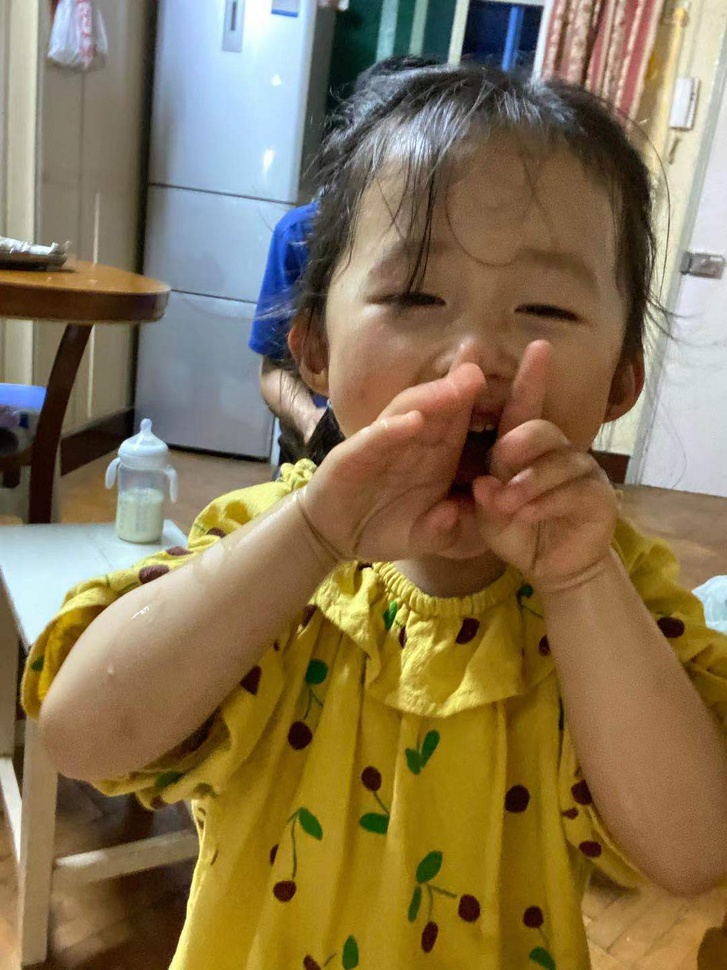
//> input picture resources/146_.jpg, 727 x 970 px, shrunk from 1080 x 1440 before the run
$ ./main   (built with g++ and OpenCV 4)
//> lines starting //> are read from the running program, lines starting //| are printed output that depends on the picture; after the words box and inside, x2 and y2 are one past the last pixel; in counts of white or black regions, pixels touching at a corner belong together
//
//  main.cpp
//  copyMakeBorder(添加边框)
//
//  Created by wangwenjian on 2022/1/13.
//

#include <iostream>
#include <opencv2/opencv.hpp>

using namespace cv;
Mat src, dst;
int top, bottom, left, right;;
int borderType;

const char* window_name = "copyMakeBorder Demo";
RNG rng(12345);

int main(int argc, const char * argv[]) {
    String imageName("146_.jpg");
    if (argc > 1) {
        imageName = argv[1];
    }
    src = imread(imageName, IMREAD_COLOR);
//> src is the input picture: 970 rows x 727 cols, CV_8UC3; mean B, G, R 83.3, 116.8, 135.1
    if (src.empty()) {
        return -1;
    }
    printf( "\n \t copyMakeBorder Demo: \n");
    printf( "\t -------------- \n");
    printf( " ** Press 'c' to set the border to a random constant value \n");
    printf( " ** Press 'r' to set the border to be replicated \n");
    printf( " ** Press 's' to set the border to be reflect \n");
    printf( " ** Press 'w' to set the border to be wrap \n");
//    printf( " ** Press 't' to set the border to be transparent \n");
    printf( " ** Press 'd' to set the border to be default \n");
    printf( " ** Press 'i' to set the border to be isolated \n");
    printf( " ** press 'ESC' to exit the program \n");
    namedWindow(window_name, WINDOW_AUTOSIZE);
    top = (int) (0.05 *src.rows);
//> top = 48
    bottom = (int) (0.05 * src.rows);
//> bottom = 48
    left = (int) (0.05 *src.cols);
//> left = 36
    right = (int) (0.05 *src.cols);
//> right = 36
    dst = src;
    imshow(window_name, dst);

    for (;;) {
        char c = (char)waitKey(500);
//> the key 'c' is pressed
        if (c == 27) {
            break;
        }else if(c == 'c') {
            borderType = BORDER_CONSTANT;
        }else if(c == 'r') {
            borderType = BORDER_REPLICATE;
        }else if(c == 's') {
            borderType = BORDER_REFLECT;
        }else if(c == 'w') {
            borderType = BORDER_WRAP;
        }
//        else if(c == 't') {
//            borderType = BORDER_TRANSPARENT;
//        }
        else if(c == 'd') {
            borderType = BORDER_DEFAULT;
        }else if(c == 'i') {
            borderType = BORDER_ISOLATED;
        }
        Scalar value(rng.uniform(0, 255), rng.uniform(0, 255), rng.uniform(0, 255));
        copyMakeBorder(src, dst, top, bottom
                       , left, right, borderType, value);
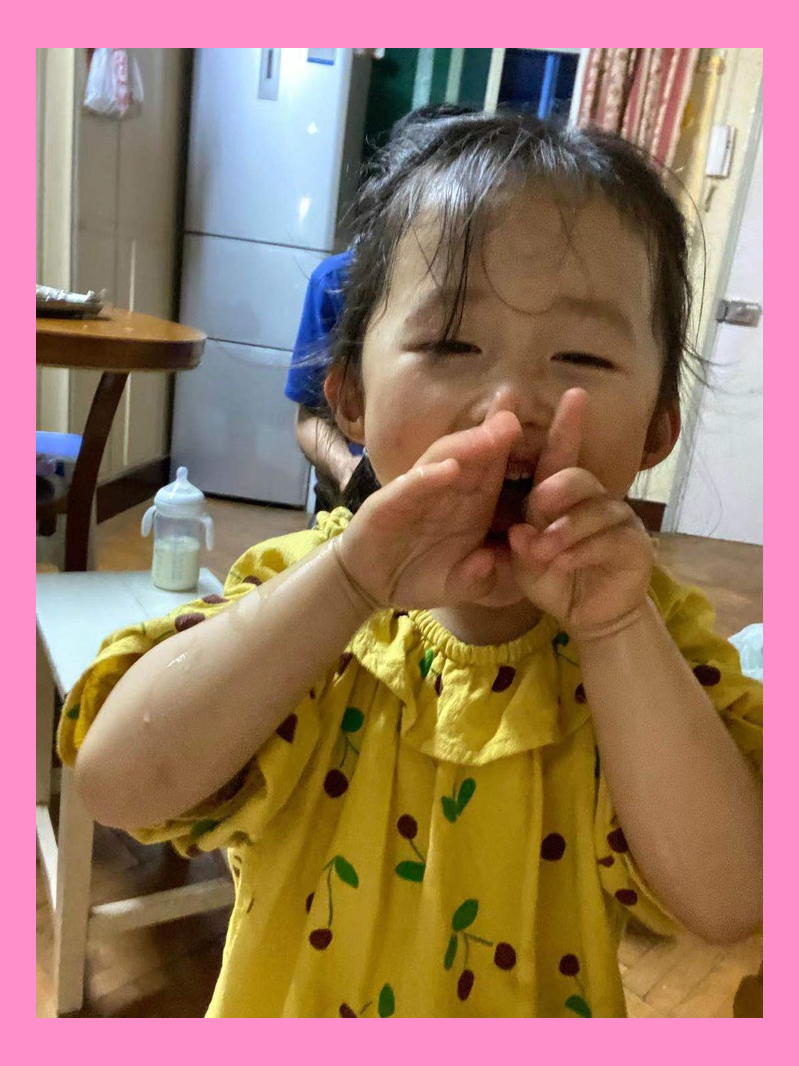
//> dst: 1066 rows x 799 cols, CV_8UC3; mean B, G, R 103.9, 121.3, 155.6
//> the key 'r' is pressed
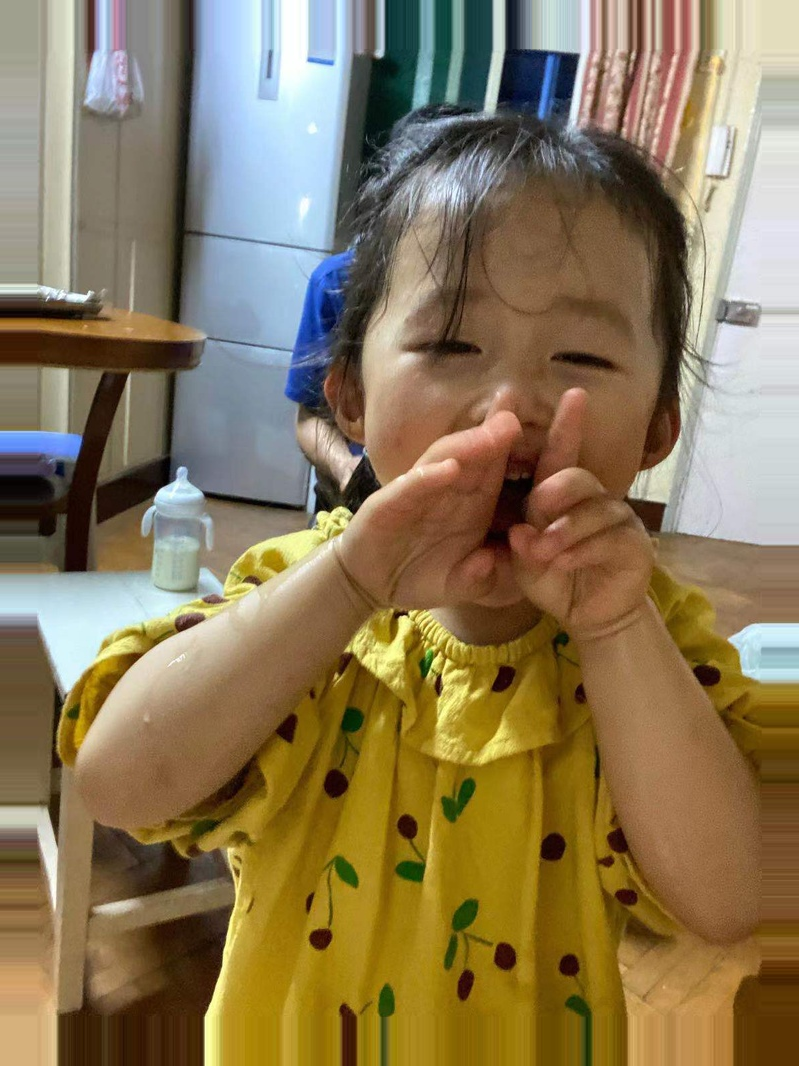
//> dst: 1066 rows x 799 cols, CV_8UC3; 17.21% of pixels changed, all inside (x1, y1, x2, y2) = (0, 0, 799, 1066)
//> the key 't' is pressed
//> the Esc key is pressed
        imshow(window_name, dst);
    }
    return 0;
}

$ run again, with resources/148_.jpg copied over resources/146_.jpg
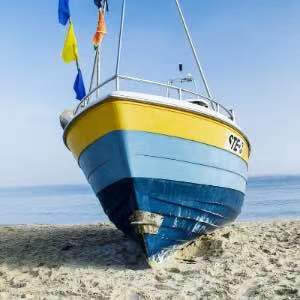
//> input picture resources/148_.jpg, 300 x 300 px
//> src is the input picture: 300 rows x 300 cols, CV_8UC3; mean B, G, R 180.5, 167.9, 147.4
//> `copyMakeBorder(src, dst, top, bottom , left, right, borderType, value);`:
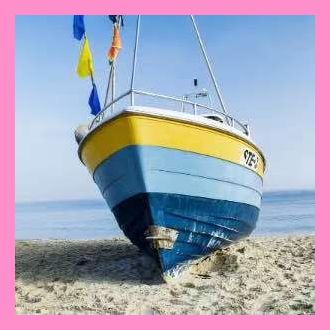
//> dst: 330 rows x 330 cols, CV_8UC3; mean B, G, R 184.4, 163.6, 165.9
//> `copyMakeBorder(src, dst, top, bottom , left, right, borderType, value);`:
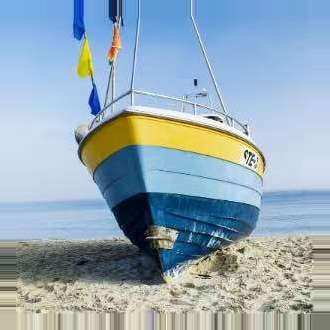
//> dst: 330 rows x 330 cols, CV_8UC3; 17.36% of pixels changed, all inside (x1, y1, x2, y2) = (0, 0, 330, 330)
